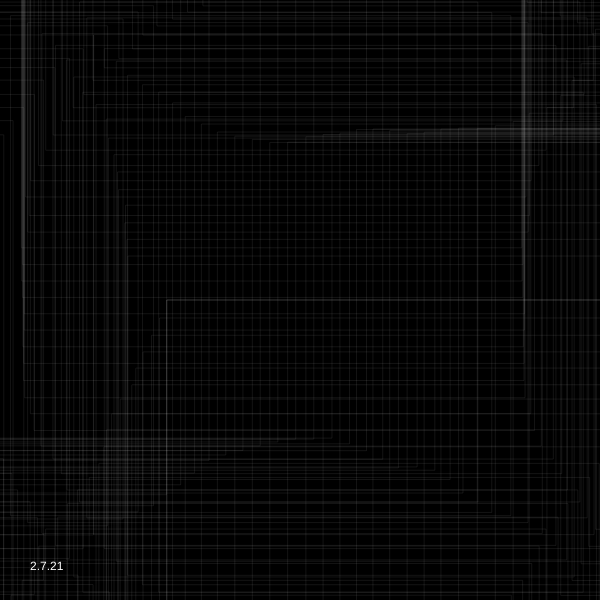
Frame 1 (no input)
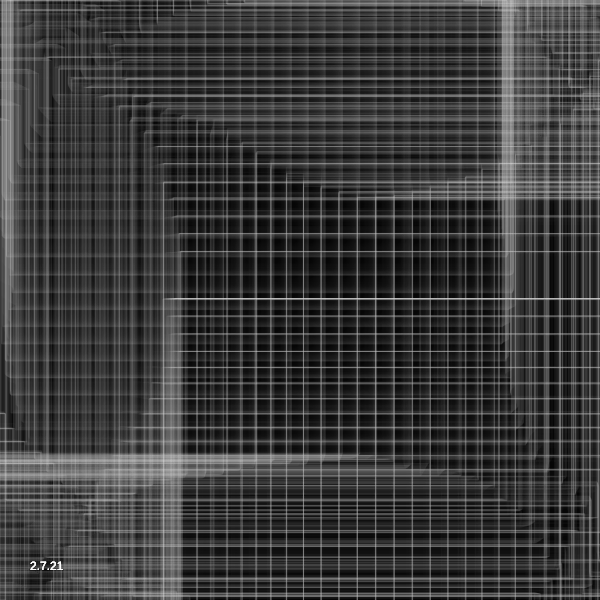
Frame 60 (no input)
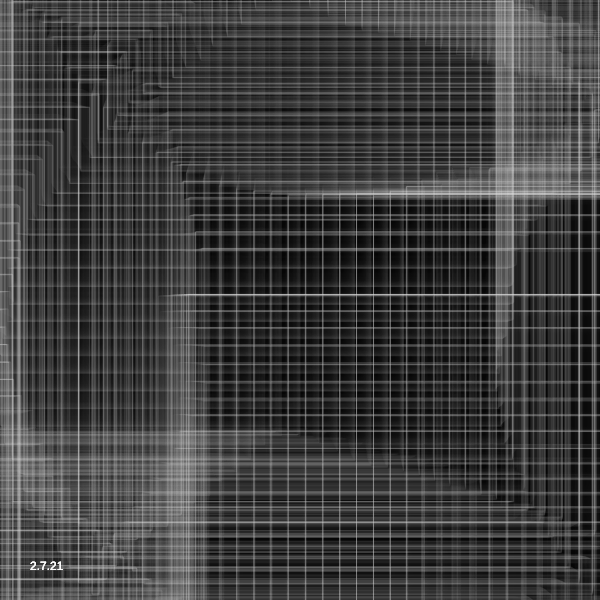
Frame 120 (the mouse pressed at the canvas centre since frame 60)

The p5.js sketch that drew these frames (run headless with seeded random() and noise() and a simulated clock; from frame 60 on, the mouse is pressed at the canvas centre):

// p5.js sketch
// ── sketch.js
var yoff = 0;
var xPos = -200;
var _hue = 100;
var yPos = 300;

/*
Inspo from larry larryson's color smoke sketch

Mods + code Nina Lutz 2021
*/

function setup () {
  w = 600;
    var canvas;
    if(windowWidth>=600 && windowHeight >=600){
      canvas = createCanvas(600, 600);
    }
    else{
      canvas = createCanvas(windowWidth, windowHeight - 100);
    }

    var x = (windowWidth - width) / 2;
    var y = (windowHeight - height) / 2;

    canvas.position(x, y);

    background(0);

  noFill();

  translate(windowWidth/2, windowHeight/2);
}

function draw() {
  background(0, 20)
  if(xPos<800)
  {
    bomb(300,xPos + 50*sin(frameCount*0.004), 250 + 50*cos(frameCount*0.004));
    bomb(300, 300 + 50*cos(frameCount*0.0002), xPos + 50*sin(frameCount*0.004));
    xPos+=0.3;    
  }
      fill(255);
      noStroke();
    text("2.7.21", 30, height-30)

}

function bomb(r,x,y)  {
    stroke(255, 20)
  strokeWeight(1)
      noFill();
  push();
  translate(x,y);
  // beginShape();
  var xoff = 0;
  var xIN = 0;
  var yIN = 0;
  for(var a = 0; a<TWO_PI; a+=0.05) {
    var offset = map(noise(xoff,yoff),0,1,0,100);
    var _r = r + offset;
    var _x = _r * cos(a);
    var _y = _r * sin(a);
    
    if(a==0){
      xIN = _x;
      yIN = _y;
    }
    else if(a>TWO_PI-0.1)
    {
      _x = xIN;
      _y = yIN;
    }
    // vertex(_x,_y);
    
    rect(_x, _y, 500, 500);
    xoff += 0.1;
  }
  yoff += 0.01;
  // endShape();
  pop();
}
